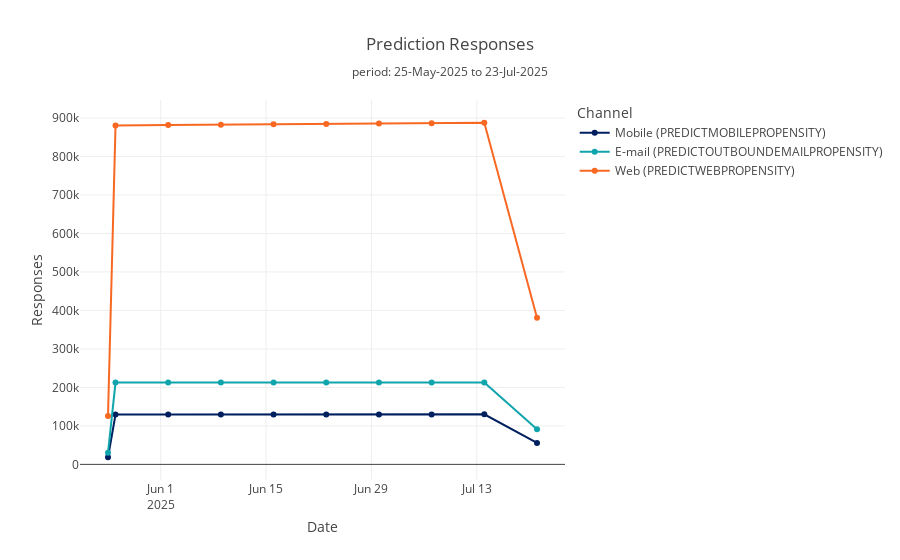

Notebook code for this chart:
### Code cell
prediction.plot.responsecount_trend("1w", facetting=False)

### Figure 1 — Plotly figure (JSON) as saved in the notebook; plotly's stock layout.template omitted (floating-point values rounded to 4 significant figures)
{"data": [{"customdata": [["1 days", 520, 18000, 750, 18000, 0.04, 360, 18000, 0.01961, 450, 18000, 0.02439], ["7 days", 3664.0, 126000, 5321.0, 126000, 0.04052, 2520, 126000, 0.01961, 3150, 126000, 0.02439], ["7 days", 3705.0, 126000, 5446.0, 126000, 0.04143, 2520, 126000, 0.01961, 3150, 126000, 0.02439], ["7 days", 3747.0, 126000, 5570.0, 126000, 0.04234, 2520, 126000, 0.01961, 3150, 126000, 0.02439], ["7 days", 3788.0, 126000, 5695.0, 126000, 0.04324, 2520, 126000, 0.01961, 3150, 126000, 0.02439], ["7 days", 3830.0, 126000, 5819.0, 126000, 0.04415, 2520, 126000, 0.01961, 3150, 126000, 0.02439], ["7 days", 3871.0, 126000, 5944.0, 126000, 0.04505, 2520, 126000, 0.01961, 3150, 126000, 0.02439], ["7 days", 3913.0, 126000, 6069.0, 126000, 0.04595, 2520, 126000, 0.01961, 3150, 126000, 0.02439], ["7 days", 3954.0, 126000, 6193.0, 126000, 0.04685, 2520, 126000, 0.01961, 3150, 126000, 0.02439], ["3 days", 1707.0, 54000, 2692.0, 54000, 0.04749, 1080, 54000, 0.01961, 1350, 54000, 0.02439]], "hovertemplate": "Prediction=Mobile (PREDICTMOBILEPROPENSITY)<br>Date=%{x}<br>Responses=%{y}<br>Period=%{customdata[0]}<br>Positives=%{customdata[1]}<br>Negatives=%{customdata[2]}<br>Positives_Test=%{customdata[3]}<br>Negatives_Test=%{customdata[4]}<br>CTR_Test=%{customdata[5]:.3%}<br>Positives_Control=%{customdata[6]}<br>Negatives_Control=%{customdata[7]}<br>CTR_Control=%{customdata[8]:.3%}<br>Positives_NBA=%{customdata[9]}<br>Negatives_NBA=%{customdata[10]}<br>CTR_NBA=%{customdata[11]:.3%}<extra></extra>", "legendgroup": "Mobile (PREDICTMOBILEPROPENSITY)", "line": {"color": "#001F5F", "dash": "solid"}, "marker": {"symbol": "circle"}, "mode": "lines+markers", "name": "Mobile (PREDICTMOBILEPROPENSITY)", "orientation": "v", "showlegend": true, "type": "scatter", "x": ["2025-05-25", "2025-05-26", "2025-06-02", "2025-06-09", "2025-06-16", "2025-06-23", "2025-06-30", "2025-07-07", "2025-07-14", "2025-07-21"], "xaxis": "x", "y": [18520.0, 129700.0, 129700.0, 129700.0, 129800.0, 129800.0, 129900.0, 129900.0, 130000.0, 55710.0], "yaxis": "y"}, {"customdata": [["1 days", 380, 30000, 480, 30000, 0.01575, 300, 30000, 0.009901, 360, 30000, 0.01186], ["7 days", 2679.0, 210000, 3417.0, 210000, 0.01601, 2100, 210000, 0.009901, 2520, 210000, 0.01186], ["7 days", 2712.0, 210000, 3517.0, 210000, 0.01647, 2100, 210000, 0.009901, 2520, 210000, 0.01186], ["7 days", 2745.0, 210000, 3616.0, 210000, 0.01693, 2100, 210000, 0.009901, 2520, 210000, 0.01186], ["7 days", 2779.0, 210000, 3716.0, 210000, 0.01739, 2100, 210000, 0.009901, 2520, 210000, 0.01186], ["7 days", 2812.0, 210000, 3816.0, 210000, 0.01785, 2100, 210000, 0.009901, 2520, 210000, 0.01186], ["7 days", 2845.0, 210000, 3915.0, 210000, 0.0183, 2100, 210000, 0.009901, 2520, 210000, 0.01186], ["7 days", 2878.0, 210000, 4015.0, 210000, 0.01876, 2100, 210000, 0.009901, 2520, 210000, 0.01186], ["7 days", 2912.0, 210000, 4115.0, 210000, 0.01922, 2100, 210000, 0.009901, 2520, 210000, 0.01186], ["3 days", 1258.0, 90000, 1794.0, 90000, 0.01954, 900, 90000, 0.009901, 1080, 90000, 0.01186]], "hovertemplate": "Prediction=E-mail (PREDICTOUTBOUNDEMAILPROPENSITY)<br>Date=%{x}<br>Responses=%{y}<br>Period=%{customdata[0]}<br>Positives=%{customdata[1]}<br>Negatives=%{customdata[2]}<br>Positives_Test=%{customdata[3]}<br>Negatives_Test=%{customdata[4]}<br>CTR_Test=%{customdata[5]:.3%}<br>Positives_Control=%{customdata[6]}<br>Negatives_Control=%{customdata[7]}<br>CTR_Control=%{customdata[8]:.3%}<br>Positives_NBA=%{customdata[9]}<br>Negatives_NBA=%{customdata[10]}<br>CTR_NBA=%{customdata[11]:.3%}<extra></extra>", "legendgroup": "E-mail (PREDICTOUTBOUNDEMAILPROPENSITY)", "line": {"color": "#10A5AC", "dash": "solid"}, "marker": {"symbol": "circle"}, "mode": "lines+markers", "name": "E-mail (PREDICTOUTBOUNDEMAILPROPENSITY)", "orientation": "v", "showlegend": true, "type": "scatter", "x": ["2025-05-25", "2025-05-26", "2025-06-02", "2025-06-09", "2025-06-16", "2025-06-23", "2025-06-30", "2025-07-07", "2025-07-14", "2025-07-21"], "xaxis": "x", "y": [30380.0, 212700.0, 212700.0, 212700.0, 212800.0, 212800.0, 212800.0, 212900.0, 212900.0, 91260.0], "yaxis": "y"}, {"customdata": [["1 days", 5720, 120000, 8400, 120000, 0.06542, 4200, 120000, 0.03382, 4560, 120000, 0.03661], ["7 days", 40610.0, 840000, 60510.0, 840000, 0.06719, 29400, 840000, 0.03382, 31920, 840000, 0.03661], ["7 days", 41610.0, 840000, 63500.0, 840000, 0.07028, 29400, 840000, 0.03382, 31920, 840000, 0.03661], ["7 days", 42600.0, 840000, 66490.0, 840000, 0.07335, 29400, 840000, 0.03382, 31920, 840000, 0.03661], ["7 days", 43600.0, 840000, 69480.0, 840000, 0.07639, 29400, 840000, 0.03382, 31920, 840000, 0.03661], ["7 days", 44600.0, 840000, 72470.0, 840000, 0.07942, 29400, 840000, 0.03382, 31920, 840000, 0.03661], ["7 days", 45590.0, 840000, 75460.0, 840000, 0.08243, 29400, 840000, 0.03382, 31920, 840000, 0.03661], ["7 days", 46590.0, 840000, 78450.0, 840000, 0.08541, 29400, 840000, 0.03382, 31920, 840000, 0.03661], ["7 days", 47590.0, 840000, 81440.0, 840000, 0.08838, 29400, 840000, 0.03382, 31920, 840000, 0.03661], ["3 days", 20700.0, 360000, 35820.0, 360000, 0.09049, 12600, 360000, 0.03382, 13680, 360000, 0.03661]], "hovertemplate": "Prediction=Web (PREDICTWEBPROPENSITY)<br>Date=%{x}<br>Responses=%{y}<br>Period=%{customdata[0]}<br>Positives=%{customdata[1]}<br>Negatives=%{customdata[2]}<br>Positives_Test=%{customdata[3]}<br>Negatives_Test=%{customdata[4]}<br>CTR_Test=%{customdata[5]:.3%}<br>Positives_Control=%{customdata[6]}<br>Negatives_Control=%{customdata[7]}<br>CTR_Control=%{customdata[8]:.3%}<br>Positives_NBA=%{customdata[9]}<br>Negatives_NBA=%{customdata[10]}<br>CTR_NBA=%{customdata[11]:.3%}<extra></extra>", "legendgroup": "Web (PREDICTWEBPROPENSITY)", "line": {"color": "#F76923", "dash": "solid"}, "marker": {"symbol": "circle"}, "mode": "lines+markers", "name": "Web (PREDICTWEBPROPENSITY)", "orientation": "v", "showlegend": true, "type": "scatter", "x": ["2025-05-25", "2025-05-26", "2025-06-02", "2025-06-09", "2025-06-16", "2025-06-23", "2025-06-30", "2025-07-07", "2025-07-14", "2025-07-21"], "xaxis": "x", "y": [125700.0, 880600.0, 881600.0, 882600.0, 883600.0, 884600.0, 885600.0, 886600.0, 887600.0, 380700.0], "yaxis": "y"}], "layout": {"legend": {"title": {"text": "Channel"}, "tracegroupgap": 0}, "title": {"text": "Prediction Responses<br><sub>period: 25-May-2025 to 23-Jul-2025</sub>"}, "xaxis": {"anchor": "y", "domain": [0, 1], "title": {"text": "Date"}}, "yaxis": {"anchor": "x", "domain": [0, 1], "title": {"text": "Responses"}}}}
